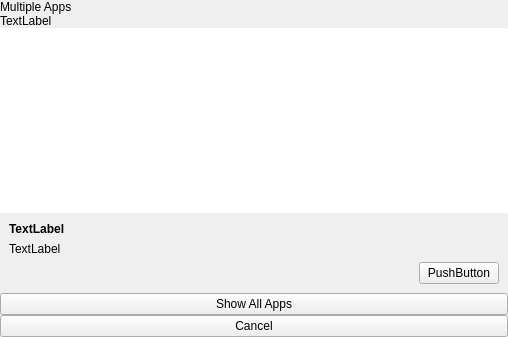
<?xml version="1.0" encoding="UTF-8"?>
<ui version="4.0">
 <class>FileAssociationSelect</class>
 <widget class="QWidget" name="FileAssociationSelect">
  <property name="geometry">
   <rect>
    <x>0</x>
    <y>0</y>
    <width>508</width>
    <height>337</height>
   </rect>
  </property>
  <property name="windowTitle">
   <string>Select App</string>
  </property>
  <property name="windowIcon">
   <iconset theme="thedesk">
    <normaloff>.</normaloff>.</iconset>
  </property>
  <layout class="QVBoxLayout" name="verticalLayout">
   <property name="spacing">
    <number>0</number>
   </property>
   <property name="leftMargin">
    <number>0</number>
   </property>
   <property name="topMargin">
    <number>0</number>
   </property>
   <property name="rightMargin">
    <number>0</number>
   </property>
   <property name="bottomMargin">
    <number>0</number>
   </property>
   <item>
    <widget class="tStackedWidget" name="stackedWidget">
     <property name="currentIndex">
      <number>1</number>
     </property>
     <widget class="QWidget" name="noAssocPage">
      <layout class="QVBoxLayout" name="verticalLayout_2">
       <property name="spacing">
        <number>0</number>
       </property>
       <property name="leftMargin">
        <number>0</number>
       </property>
       <property name="topMargin">
        <number>0</number>
       </property>
       <property name="rightMargin">
        <number>0</number>
       </property>
       <property name="bottomMargin">
        <number>0</number>
       </property>
       <item>
        <widget class="tTitleLabel" name="titleLabel">
         <property name="text">
          <string>Open File</string>
         </property>
        </widget>
       </item>
       <item>
        <widget class="QLabel" name="noApplicationLabel">
         <property name="text">
          <string notr="true">Looks like there isn't an application installed that can open this file.</string>
         </property>
         <property name="wordWrap">
          <bool>true</bool>
         </property>
         <property name="margin">
          <number>9</number>
         </property>
        </widget>
       </item>
       <item>
        <widget class="QPushButton" name="chooseAppNoAssoc">
         <property name="text">
          <string>Choose an app</string>
         </property>
        </widget>
       </item>
       <item>
        <widget class="QPushButton" name="lastUseButtonNoAssoc">
         <property name="text">
          <string notr="true">PushButton</string>
         </property>
        </widget>
       </item>
       <item>
        <widget class="QPushButton" name="dismissButton">
         <property name="text">
          <string>Cancel</string>
         </property>
        </widget>
       </item>
       <item>
        <spacer name="verticalSpacer">
         <property name="orientation">
          <enum>Qt::Vertical</enum>
         </property>
         <property name="sizeHint" stdset="0">
          <size>
           <width>20</width>
           <height>0</height>
          </size>
         </property>
        </spacer>
       </item>
      </layout>
     </widget>
     <widget class="QWidget" name="multiAssocPage">
      <layout class="QVBoxLayout" name="verticalLayout_4">
       <property name="spacing">
        <number>0</number>
       </property>
       <property name="leftMargin">
        <number>0</number>
       </property>
       <property name="topMargin">
        <number>0</number>
       </property>
       <property name="rightMargin">
        <number>0</number>
       </property>
       <property name="bottomMargin">
        <number>0</number>
       </property>
       <item>
        <widget class="tTitleLabel" name="titleLabel_2">
         <property name="text">
          <string>Multiple Apps</string>
         </property>
        </widget>
       </item>
       <item>
        <widget class="QLabel" name="multiAppsDescription">
         <property name="text">
          <string notr="true">TextLabel</string>
         </property>
         <property name="wordWrap">
          <bool>true</bool>
         </property>
         <property name="margin">
          <number>9</number>
         </property>
        </widget>
       </item>
       <item>
        <widget class="Line" name="line">
         <property name="maximumSize">
          <size>
           <width>16777215</width>
           <height>1</height>
          </size>
         </property>
         <property name="orientation">
          <enum>Qt::Horizontal</enum>
         </property>
        </widget>
       </item>
       <item>
        <widget class="QListWidget" name="multiAppsList">
         <property name="frameShape">
          <enum>QFrame::NoFrame</enum>
         </property>
        </widget>
       </item>
       <item>
        <widget class="QWidget" name="lastUseWidget" native="true">
         <layout class="QVBoxLayout" name="verticalLayout_5">
          <property name="spacing">
           <number>0</number>
          </property>
          <property name="leftMargin">
           <number>0</number>
          </property>
          <property name="topMargin">
           <number>0</number>
          </property>
          <property name="rightMargin">
           <number>0</number>
          </property>
          <property name="bottomMargin">
           <number>0</number>
          </property>
          <item>
           <widget class="Line" name="line_2">
            <property name="maximumSize">
             <size>
              <width>16777215</width>
              <height>1</height>
             </size>
            </property>
            <property name="orientation">
             <enum>Qt::Horizontal</enum>
            </property>
           </widget>
          </item>
          <item>
           <layout class="QVBoxLayout" name="verticalLayout_6">
            <property name="spacing">
             <number>6</number>
            </property>
            <property name="leftMargin">
             <number>9</number>
            </property>
            <property name="topMargin">
             <number>9</number>
            </property>
            <property name="rightMargin">
             <number>9</number>
            </property>
            <property name="bottomMargin">
             <number>9</number>
            </property>
            <item>
             <widget class="QLabel" name="lastUseTitle">
              <property name="font">
               <font>
                <weight>75</weight>
                <bold>true</bold>
               </font>
              </property>
              <property name="text">
               <string notr="true">TextLabel</string>
              </property>
             </widget>
            </item>
            <item>
             <widget class="QLabel" name="lastUseMessage">
              <property name="text">
               <string notr="true">TextLabel</string>
              </property>
              <property name="wordWrap">
               <bool>true</bool>
              </property>
             </widget>
            </item>
            <item>
             <layout class="QHBoxLayout" name="horizontalLayout">
              <item>
               <spacer name="horizontalSpacer">
                <property name="orientation">
                 <enum>Qt::Horizontal</enum>
                </property>
                <property name="sizeHint" stdset="0">
                 <size>
                  <width>40</width>
                  <height>20</height>
                 </size>
                </property>
               </spacer>
              </item>
              <item>
               <widget class="QPushButton" name="lastUseButton">
                <property name="text">
                 <string notr="true">PushButton</string>
                </property>
               </widget>
              </item>
             </layout>
            </item>
           </layout>
          </item>
         </layout>
        </widget>
       </item>
       <item>
        <widget class="QPushButton" name="showAllAppsMultiApp">
         <property name="text">
          <string>Show All Apps</string>
         </property>
        </widget>
       </item>
       <item>
        <widget class="QPushButton" name="dismissButtonMulti">
         <property name="text">
          <string>Cancel</string>
         </property>
        </widget>
       </item>
      </layout>
     </widget>
     <widget class="QWidget" name="allAppsPage">
      <layout class="QVBoxLayout" name="verticalLayout_3">
       <property name="spacing">
        <number>0</number>
       </property>
       <property name="leftMargin">
        <number>0</number>
       </property>
       <property name="topMargin">
        <number>0</number>
       </property>
       <property name="rightMargin">
        <number>0</number>
       </property>
       <property name="bottomMargin">
        <number>0</number>
       </property>
       <item>
        <widget class="tTitleLabel" name="allAppsTitle">
         <property name="text">
          <string>All Apps</string>
         </property>
        </widget>
       </item>
       <item>
        <widget class="QListWidget" name="allAppsList">
         <property name="frameShape">
          <enum>QFrame::NoFrame</enum>
         </property>
        </widget>
       </item>
      </layout>
     </widget>
    </widget>
   </item>
  </layout>
 </widget>
 <customwidgets>
  <customwidget>
   <class>tTitleLabel</class>
   <extends>QLabel</extends>
   <header location="global">ttitlelabel.h</header>
   <slots>
    <signal>backButtonClicked()</signal>
   </slots>
  </customwidget>
  <customwidget>
   <class>tStackedWidget</class>
   <extends>QStackedWidget</extends>
   <header location="global">tstackedwidget.h</header>
   <container>1</container>
   <slots>
    <signal>switchingFrame(int)</signal>
   </slots>
  </customwidget>
 </customwidgets>
 <resources/>
 <connections/>
</ui>
